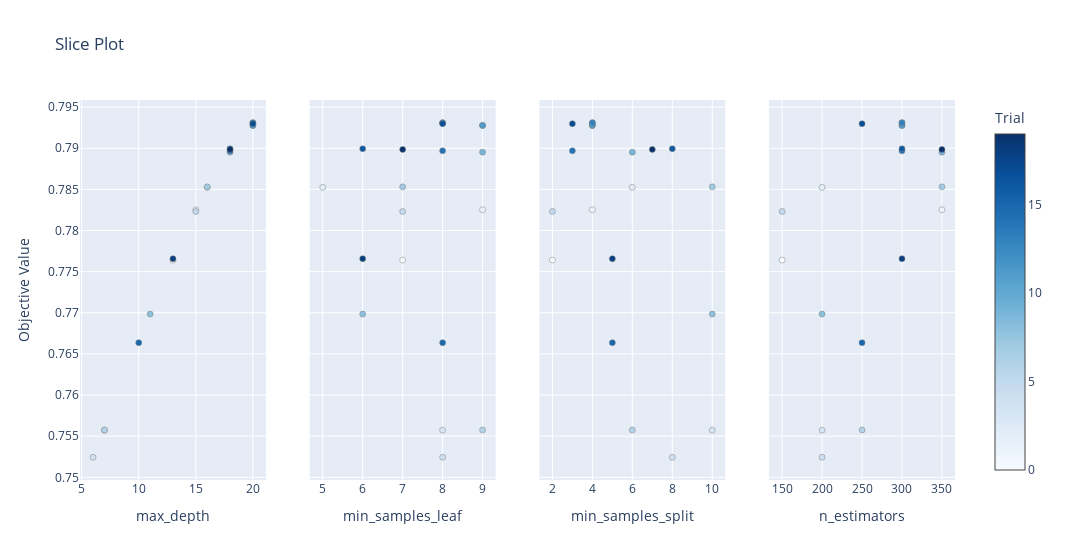

The notebook cell this image was saved under:
### Code cell
visualization.plot_slice(study) #Optuna hyperparameter slice plot.png

### Figure 1 — Plotly figure (JSON) as saved in the notebook; plotly's stock layout.template omitted (floating-point values rounded to 4 significant figures)
{"data": [{"marker": {"color": [0, 1, 2, 3, 4, 5, 6, 7, 8, 9, 10, 11, 12, 13, 14, 15, 16, 17, 18, 19], "colorbar": {"title": {"text": "Trial"}, "x": 1, "xpad": 40}, "colorscale": [[0, "rgb(247,251,255)"], [0.125, "rgb(222,235,247)"], [0.25, "rgb(198,219,239)"], [0.375, "rgb(158,202,225)"], [0.5, "rgb(107,174,214)"], [0.625, "rgb(66,146,198)"], [0.75, "rgb(33,113,181)"], [0.875, "rgb(8,81,156)"], [1, "rgb(8,48,107)"]], "line": {"color": "Grey", "width": 0.5}, "showscale": true}, "mode": "markers", "name": "Feasible Trial", "showlegend": false, "type": "scatter", "x": [13, 15, 16, 7, 6, 15, 7, 16, 11, 18, 20, 20, 20, 20, 18, 10, 18, 20, 13, 18], "xaxis": "x", "y": [0.7764, 0.7825, 0.7852, 0.7557, 0.7524, 0.7823, 0.7557, 0.7853, 0.7698, 0.7895, 0.7928, 0.7928, 0.7931, 0.7931, 0.7897, 0.7664, 0.7899, 0.793, 0.7766, 0.7899], "yaxis": "y"}, {"marker": {"color": [0, 1, 2, 3, 4, 5, 6, 7, 8, 9, 10, 11, 12, 13, 14, 15, 16, 17, 18, 19], "colorbar": {"title": {"text": "Trial"}, "x": 1, "xpad": 40}, "colorscale": [[0, "rgb(247,251,255)"], [0.125, "rgb(222,235,247)"], [0.25, "rgb(198,219,239)"], [0.375, "rgb(158,202,225)"], [0.5, "rgb(107,174,214)"], [0.625, "rgb(66,146,198)"], [0.75, "rgb(33,113,181)"], [0.875, "rgb(8,81,156)"], [1, "rgb(8,48,107)"]], "line": {"color": "Grey", "width": 0.5}, "showscale": false}, "mode": "markers", "name": "Feasible Trial", "showlegend": false, "type": "scatter", "x": [7, 9, 5, 8, 8, 7, 9, 7, 6, 9, 9, 9, 8, 8, 8, 8, 6, 8, 6, 7], "xaxis": "x2", "y": [0.7764, 0.7825, 0.7852, 0.7557, 0.7524, 0.7823, 0.7557, 0.7853, 0.7698, 0.7895, 0.7928, 0.7928, 0.7931, 0.7931, 0.7897, 0.7664, 0.7899, 0.793, 0.7766, 0.7899], "yaxis": "y2"}, {"marker": {"color": [0, 1, 2, 3, 4, 5, 6, 7, 8, 9, 10, 11, 12, 13, 14, 15, 16, 17, 18, 19], "colorbar": {"title": {"text": "Trial"}, "x": 1, "xpad": 40}, "colorscale": [[0, "rgb(247,251,255)"], [0.125, "rgb(222,235,247)"], [0.25, "rgb(198,219,239)"], [0.375, "rgb(158,202,225)"], [0.5, "rgb(107,174,214)"], [0.625, "rgb(66,146,198)"], [0.75, "rgb(33,113,181)"], [0.875, "rgb(8,81,156)"], [1, "rgb(8,48,107)"]], "line": {"color": "Grey", "width": 0.5}, "showscale": false}, "mode": "markers", "name": "Feasible Trial", "showlegend": false, "type": "scatter", "x": [2, 4, 6, 10, 8, 2, 6, 10, 10, 6, 4, 4, 4, 4, 3, 5, 8, 3, 5, 7], "xaxis": "x3", "y": [0.7764, 0.7825, 0.7852, 0.7557, 0.7524, 0.7823, 0.7557, 0.7853, 0.7698, 0.7895, 0.7928, 0.7928, 0.7931, 0.7931, 0.7897, 0.7664, 0.7899, 0.793, 0.7766, 0.7899], "yaxis": "y3"}, {"marker": {"color": [0, 1, 2, 3, 4, 5, 6, 7, 8, 9, 10, 11, 12, 13, 14, 15, 16, 17, 18, 19], "colorbar": {"title": {"text": "Trial"}, "x": 1, "xpad": 40}, "colorscale": [[0, "rgb(247,251,255)"], [0.125, "rgb(222,235,247)"], [0.25, "rgb(198,219,239)"], [0.375, "rgb(158,202,225)"], [0.5, "rgb(107,174,214)"], [0.625, "rgb(66,146,198)"], [0.75, "rgb(33,113,181)"], [0.875, "rgb(8,81,156)"], [1, "rgb(8,48,107)"]], "line": {"color": "Grey", "width": 0.5}, "showscale": false}, "mode": "markers", "name": "Feasible Trial", "showlegend": false, "type": "scatter", "x": [150, 350, 200, 200, 200, 150, 250, 350, 200, 350, 300, 300, 300, 300, 300, 250, 300, 250, 300, 350], "xaxis": "x4", "y": [0.7764, 0.7825, 0.7852, 0.7557, 0.7524, 0.7823, 0.7557, 0.7853, 0.7698, 0.7895, 0.7928, 0.7928, 0.7931, 0.7931, 0.7897, 0.7664, 0.7899, 0.793, 0.7766, 0.7899], "yaxis": "y4"}], "layout": {"title": {"text": "Slice Plot"}, "width": 1200, "xaxis": {"anchor": "y", "domain": [0, 0.2125], "title": {"text": "max_depth"}}, "xaxis2": {"anchor": "y2", "domain": [0.2625, 0.475], "title": {"text": "min_samples_leaf"}}, "xaxis3": {"anchor": "y3", "domain": [0.525, 0.7375], "title": {"text": "min_samples_split"}}, "xaxis4": {"anchor": "y4", "domain": [0.7875, 1], "title": {"text": "n_estimators"}}, "yaxis": {"anchor": "x", "domain": [0, 1], "title": {"text": "Objective Value"}}, "yaxis2": {"anchor": "x2", "domain": [0, 1], "matches": "y", "showticklabels": false}, "yaxis3": {"anchor": "x3", "domain": [0, 1], "matches": "y", "showticklabels": false}, "yaxis4": {"anchor": "x4", "domain": [0, 1], "matches": "y", "showticklabels": false}}}
